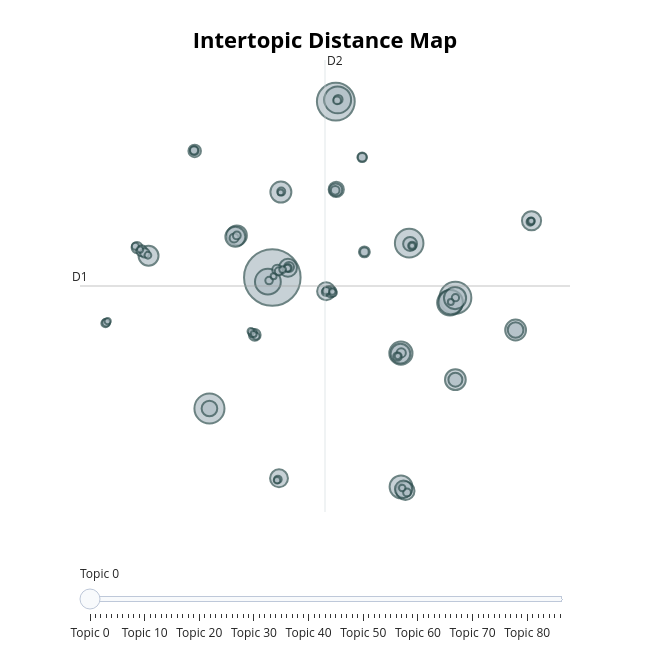

This figure's notebook cell:
### Markdown cell above
### Visualizing Filtered Topics

### Code cell
# Intertopic Distance Map
topic_model.visualize_topics()
